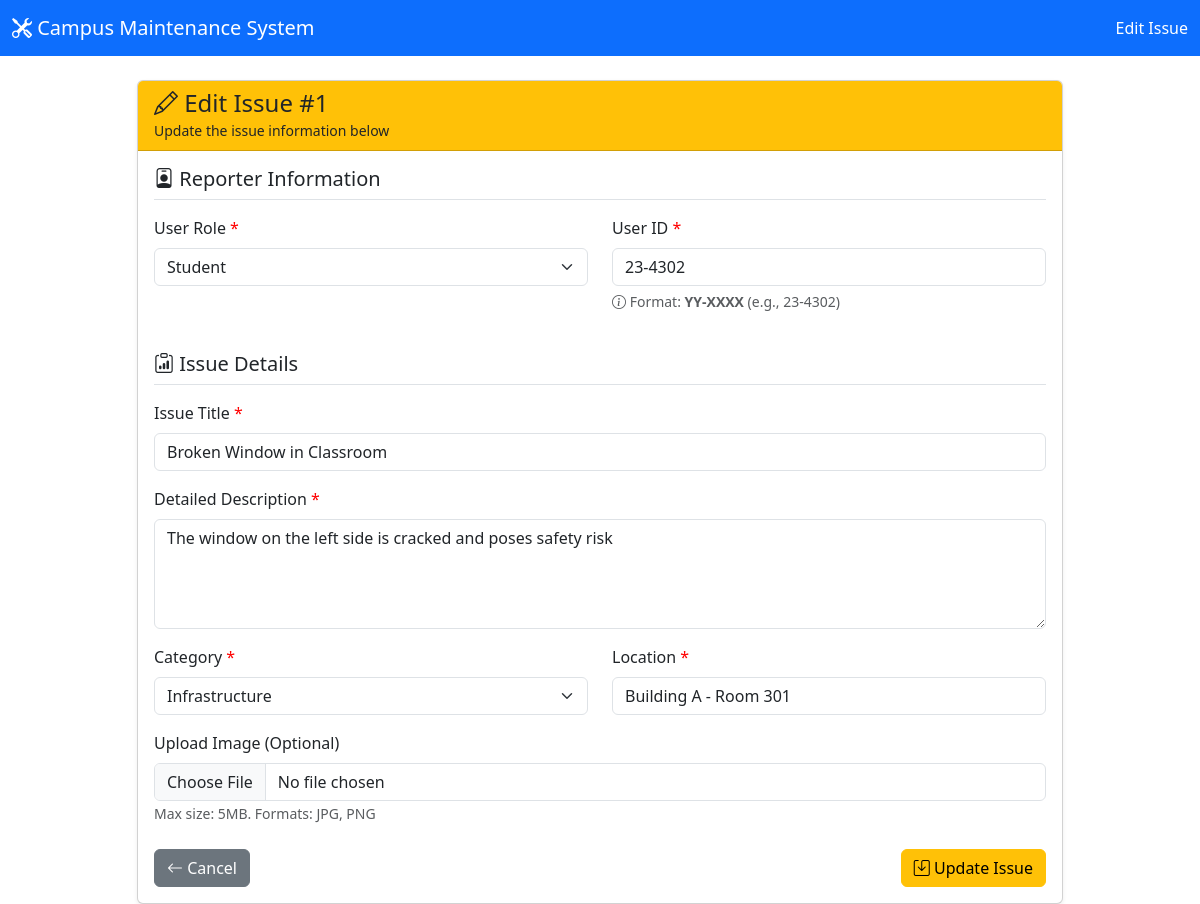
Screenshot of /index.php?action=edit&id=1 with the database file from the repository.
### tables this page shows
CREATE TABLE IF NOT EXISTS issues (
    id INT AUTO_INCREMENT PRIMARY KEY,
    user_id VARCHAR(50) NOT NULL,
    user_role ENUM('Student', 'Staff', 'Instructor') NOT NULL,
    title VARCHAR(255) NOT NULL,
    description TEXT NOT NULL,
    category VARCHAR(100) NOT NULL,
    location VARCHAR(255) NOT NULL,
    image VARCHAR(255) NULL,
    status ENUM('Pending', 'In Progress', 'Completed') DEFAULT 'Pending',
    created_at TIMESTAMP DEFAULT CURRENT_TIMESTAMP,
    updated_at TIMESTAMP DEFAULT CURRENT_TIMESTAMP ON UPDATE CURRENT_TIMESTAMP,
    INDEX idx_status (status),
    INDEX idx_category (category),
    INDEX idx_user_role (user_role),
    INDEX idx_user_id (user_id)
);

### app/Controllers/IssueController.php (called while the page is built, shortened)
<?php
require_once __DIR__ . '/../Models/Issue.php';
class IssueController
{
  private $issueModel;
  public function __construct()
  {
    $this->issueModel = new Issue();
  }
  public function edit()
  {
    $id = isset($_GET['id']) ? (int)$_GET['id'] : 0;
    $issue = $this->issueModel->getById($id);
    require_once __DIR__ . '/../Views/issues/edit.php';
  }
}

### app/Models/Issue.php (called while the page is built, shortened)
<?php
require_once __DIR__ . '/../../config/database.php';
class Issue
{
  private $conn;
  private $table = 'issues';
  public function __construct()
  {
    $database = new Database();
    $this->conn = $database->connect();
  }
  public function getById($id)
  {
    $query = "SELECT * FROM " . $this->table . " WHERE id = ?";
    $stmt = $this->conn->prepare($query);
    $stmt->bind_param("i", $id);
    $stmt->execute();
    $result = $stmt->get_result();
    return $result->fetch_assoc();
  }
}

### config/database.php (called while the page is built, shortened)
<?php
class Database
{
  private $host = DB_HOST;
  private $user = DB_USER;
  private $pass = DB_PASS;
  private $dbname = DB_NAME;
  public function connect()
  {
    $this->conn = null;
    try {
      $this->conn = new mysqli($this->host, $this->user, $this->pass, $this->dbname);
      $this->conn->set_charset("utf8mb4");
    } catch (Exception $e) {
      die("Database Connection Error: " . $e->getMessage());
    }
    return $this->conn;
  }
}

### app/Views/Issues/edit.php (the view, shortened to what this page needs)
<!DOCTYPE html>
<html lang="en">
<head>
  <link href="https://cdn.jsdelivr.net/npm/bootstrap@5.3.0/dist/css/bootstrap.min.css" rel="stylesheet">
  <link rel="stylesheet" href="https://cdn.jsdelivr.net/npm/bootstrap-icons@1.10.0/font/bootstrap-icons.css">
</head>
<body>
  <nav class="navbar navbar-expand-lg navbar-dark bg-primary">
    <div class="container-fluid">
      <a class="navbar-brand" href="index.php">
        <i class="bi bi-tools"></i> Campus Maintenance System
      </a>
      <span class="navbar-text text-white">
        Edit Issue
      </span>
    </div>
  </nav>
  <div class="container mt-4">
    <div class="row justify-content-center">
      <div class="col-md-10">
        <div class="card shadow-sm">
          <div class="card-header bg-warning">
            <h4 class="mb-0"><i class="bi bi-pencil"></i> Edit Issue #<?php echo $issue['id']; ?></h4>
            <small>Update the issue information below</small>
          </div>
          <div class="card-body">
            <form method="POST" action="index.php?action=update" enctype="multipart/form-data" id="editForm">
              <h5 class="border-bottom pb-2 mb-3"><i class="bi bi-person-badge"></i> Reporter Information</h5>
              <div class="row">
                <div class="col-md-6 mb-3">
                  <label for="user_role" class="form-label required">User Role</label>
                  <select class="form-select" id="user_role" name="user_role" required>
                    <option value="Student" <?php echo $issue['user_role'] == 'Student' ? 'selected' : ''; ?>>Student</option>
                  </select>
                </div>
                <div class="col-md-6 mb-3">
                  <label for="user_id" class="form-label required">User ID</label>
                  <input type="text" class="form-control" id="user_id" name="user_id"
                    value="<?php echo htmlspecialchars($issue['user_id']); ?>" required>
                  <div id="userIdHelp" class="id-format-help text-muted"></div>
                </div>
              </div>
              <h5 class="border-bottom pb-2 mb-3 mt-4"><i class="bi bi-clipboard-data"></i> Issue Details</h5>
              <div class="mb-3">
                <label for="title" class="form-label required">Issue Title</label>
                <input type="text" class="form-control" id="title" name="title"
                  value="<?php echo htmlspecialchars($issue['title']); ?>" required>
              </div>
              <div class="mb-3">
                <label for="description" class="form-label required">Detailed Description</label>
                <textarea class="form-control" id="description" name="description"
                  rows="4" required><?php echo htmlspecialchars($issue['description']); ?></textarea>
              </div>
              <div class="row">
                <div class="col-md-6 mb-3">
                  <label for="category" class="form-label required">Category</label>
                  <select class="form-select" id="category" name="category" required>
                    <option value="Infrastructure" <?php echo $issue['category'] == 'Infrastructure' ? 'selected' : ''; ?>>Infrastructure</option>
                  </select>
                </div>
                <div class="col-md-6 mb-3">
                  <label for="location" class="form-label required">Location</label>
                  <input type="text" class="form-control" id="location" name="location"
                    value="<?php echo htmlspecialchars($issue['location']); ?>" required>
                </div>
              </div>
              <div class="mb-3">
                <label for="image" class="form-label">
                  <?php echo $issue['image'] ? 'Upload New Image (Optional)' : 'Upload Image (Optional)'; ?>
                </label>
                <input type="file" class="form-control" id="image" name="image"
                  accept="image/jpeg,image/png,image/jpg">
                <small class="form-text text-muted">Max size: 5MB. Formats: JPG, PNG</small>
              </div>
              <div class="d-flex justify-content-between mt-4">
                <a href="index.php?action=show&id=<?php echo $issue['id']; ?>" class="btn btn-secondary">
                  <i class="bi bi-arrow-left"></i> Cancel
                </a>
                <button type="submit" class="btn btn-warning" id="submitBtn">
                  <i class="bi bi-save"></i> Update Issue
                </button>
              </div>
            </form>
          </div>
        </div>
      </div>
    </div>
  </div>
</body>
</html>

### app/Views/Issues/edit.php (style rules this page uses)
.id-format-help { font-size: 0.875rem; margin-top: 5px; }
.form-label.required::after { content: " *"; color: red; }

### rows the page displays
issues: id "1", user_role "Student", user_id "23-4302", title "Broken Window in Classroom", description "The window on the left side is cracked and poses safety risk", category "Infrastructure", location "Building A - Room 301"
